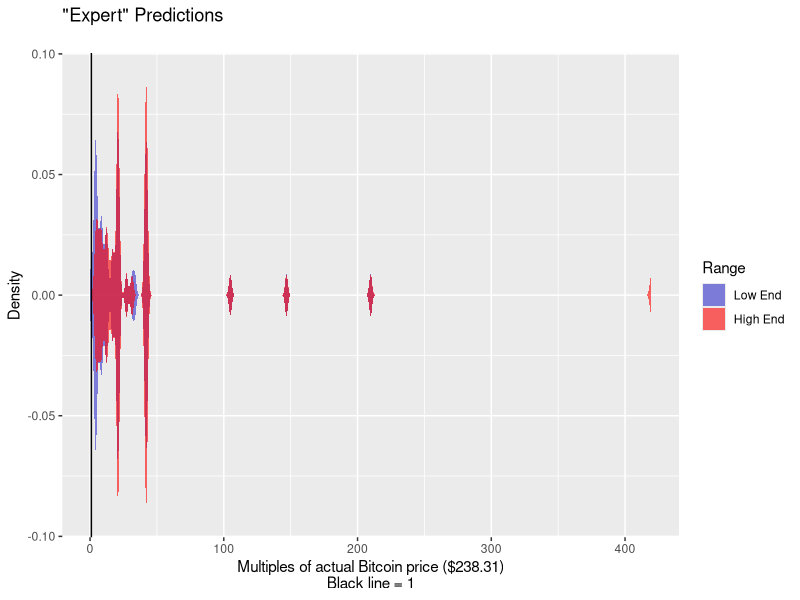

Write R code to recreate this figure.
# predictions of bitcoin prices by 50 experts

library(ggplot2)
library(reshape2)

# the price of bitcoin, Feb. 25th 2015
p_bitcoin = 238.31


# yes, I did this manually. :(
predictions = rbind(
    c(35000, 35000),
    c(1000, 5000),
    c(5000, 5000),
    c(5000, 5000),
    c(2500, 2500),
    c(5000, 5000),
    c(3000, 3000),
    c(NA, NA),
    c(2000, 2000),
    c(10000, 100000),
    c(50000, 50000),
    c(10000, 10000),
    c(10000, 10000),
    c(10000, 10000),
    c(898.13, 898.13),
    c(10000, 10000),
    c(1000, 3000), # 'low thousands'
    c(5000, 5000),
    c(5000, 10000),
    c(3000, 4000),
    c(1066, 1066),
    c(2200, 3400),
    c(1200, 1200),
    c(800, 2000),
    c(25000, 25000),
    c(8000, 10000),
    c(4500, 4500),
    c(50, 10000),
    c(10000, 10000),
    c(1800, 1900),
    c(10000, 10000), # '5-digit-amounts'
    c(500, 10000),
    c(6500, 6500),
    c(1500, 1500),
    c(1100, 1300),
    c(4000, 5000),
    c(2000, 5000),
    c(7499, 7499),
    c(NA, NA), # 'an all-time high of at least triple this year’s
               # all-time high'
    c(NA, NA), # 'Depends on Wallstreet and Regulators.'
    c(10000, 10000),
    c(4000, 4000),
    c(1000, NA), # 'I am very confident it will be much higher than it
                 # is now. [$534.71]'
    c(5000, 5000),
    c(NA, NA), # 'the honest truth is that nobody knows what it will be like'
    c(5000, 5000),
    c(5000, 5000),
    c(2860.23, 2860.23)
)


names = c(
    "Ken Lo, CEO of ANX",
    "Adrian, Founder of SatoshiBet",
    "Kenneth Metral, CEO of Coingig",
    "Kingsley Edwards, Founder of LeetCoin",
    "Jonathan Speigner, CEO of LiteTree",
    "Mike Yeung, Founder of SFU Bitcoin Club",
    "Jaron Lukasiewicz, CEO of Coinsetter",
    "Alexander Lawn, director of KnCMiner",
    "Alan Silbert, CEO of BitPremier",
    "Mrs P, the founder of The Bitcoin Wife",
    "Mark Norton, from Bitcoin Warrior",
    "Francisco Tomas Buero, Co-Founder of Conectabitcoin",
    "Nubis Bruno, Co-Founder of Conectabitcoin",
    "Rodolfo Novak, Founder of Coinkite",
    "Alan Donohoe, Founder of Bitcoin Association of Ireland",
    "Zach Harvey, CEO of Lamassu",
    "Vitalik Buterin, Author at Bitcoin Magazine",
    "Frank Schuil, CEO of Safello",
    "Tony Tam, Co-Founder of Bitcoin Pulse",
    "Flavio Rump, Co-Founder of Bitcoin Pulse",
    "Daniel, Founder of Dagensia",
    "Simon Edhouse, Managing Director of Bittunes",
    "Peter Seed, CEO of Tradefor",
    "Developer/Webmaster of CryptoHits",
    "Morgan Rockwell, Founder of Bitcoin Kinetics",
    "Ash Moran, Co-Founder of Bitcoin Manchester",
    "Max, Co-Founder of Bitcoin Manchester",
    "Alena Vranova, CEO of SatoshiLabs (TREZOR)",
    "Ron Gross, Mastercoin Foundation Executive Director",
    "Vytautas Karalevičius, CEO of Spectro Coin",
    "Dominik Weil, Co-Foudner of Bitcoin Azerbaijan",
    "J.R. Willett, Founder of Mastercoin",
    "Kevin Barnes, CEO of Playcoin Entertainment",
    "Teemu Päivinen, CEO of Coinmotion",
    "Keny, Founder of GetToKnowBitcoin",
    "Michal Handerhan, CEO of BitcoinShopUS",
    "Wouter Vonk, Founder of Bitgild",
    "Gabriel Miron, Founder of MEXBT.com",
    "Esther Tung at the The Bitcoin Co-op",
    "Antony, Business Development at itBit",
    "John Delono, Founder of Bitcoin Reviewer",
    "Eddy Travia, Co-Founder of Seedcoin",
    "Johnathan Turrall, CTO of MetaLair",
    "Nikos Bentenitis, Founder of CoinSimple",
    "Frederic Thenault, Founder of iceVault",
    "Aaron Williams, Founder of Atlanta Bitcoin",
    "Michael Dunworth, CEO of snapCard",
    "Daniel Mross, Director of The Rise and Rise of Bitcoin"
)

colnames(predictions) = c("Low", "High")
rownames(predictions) = names



# How many of the low end predictions are at least an order of
# magnitude too high? 29!
sum(predictions[, 1] > p_bitcoin * 10, na.rm = T)




pm = melt(predictions)
pm$Var2 = factor(pm$Var2, levels=c("Low", "High"),
    labels=c("Low End", "High End"))
names(pm) = c("Expert", "Range", "Prediction")


# convert to multiples of actual bitcoin price
pm$Prediction = pm$Prediction / p_bitcoin


# plot
png("expert_predictions.png", height = 600, width = 1000, res = 100)
ggplot(pm, aes(x = Prediction)) +
  stat_density(adjust=.1, aes(fill = Range,
                   ymax = ..density..,  ymin = -..density..),
               geom = "ribbon", position = "identity") +
                 labs(title = "\"Expert\" Predictions\n",
                      x = "Multiples of actual Bitcoin price ($238.31)\nBlack line = 1",
                      y = "Density") +
                        scale_fill_manual(
                            values=c(rgb(.2,.2,.8,.6), rgb(1,0,0,.6))) +
                              #xlim(c(0, 45)) +
                                geom_vline(xintercept = 1)
dev.off()
